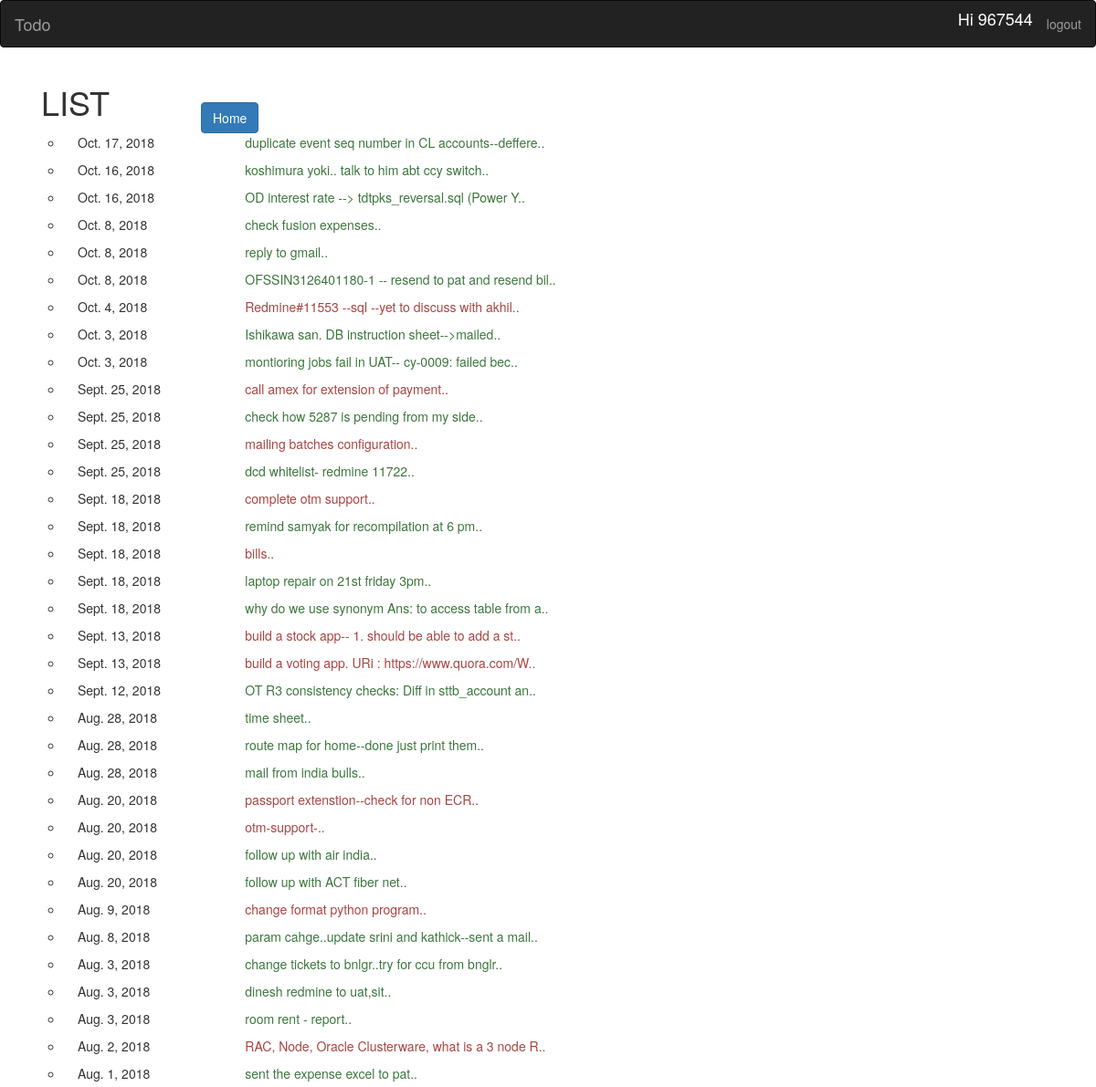
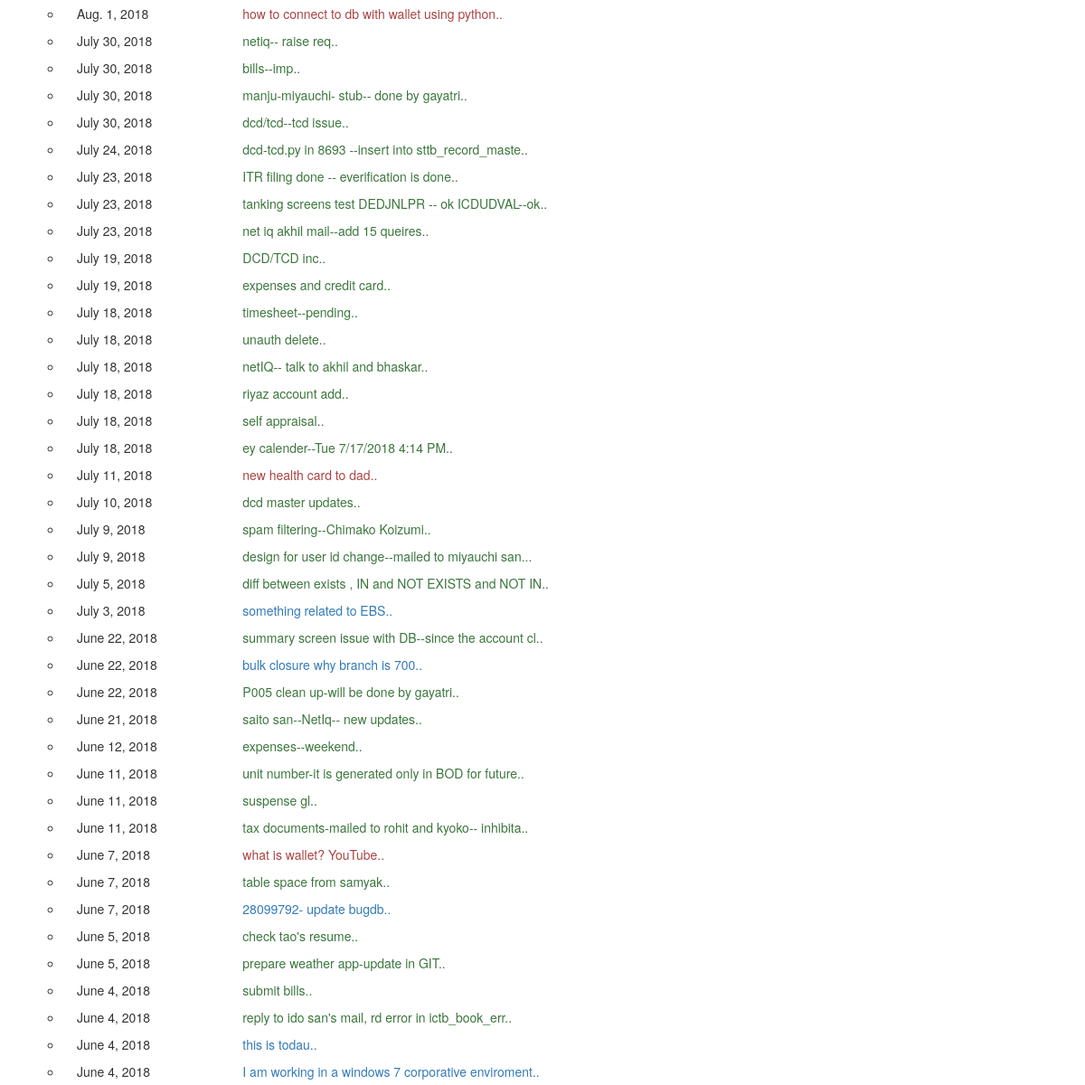
The page /todo/list/ (signed in, upper part) on the database as committed earlier (2 pictures, top to bottom).
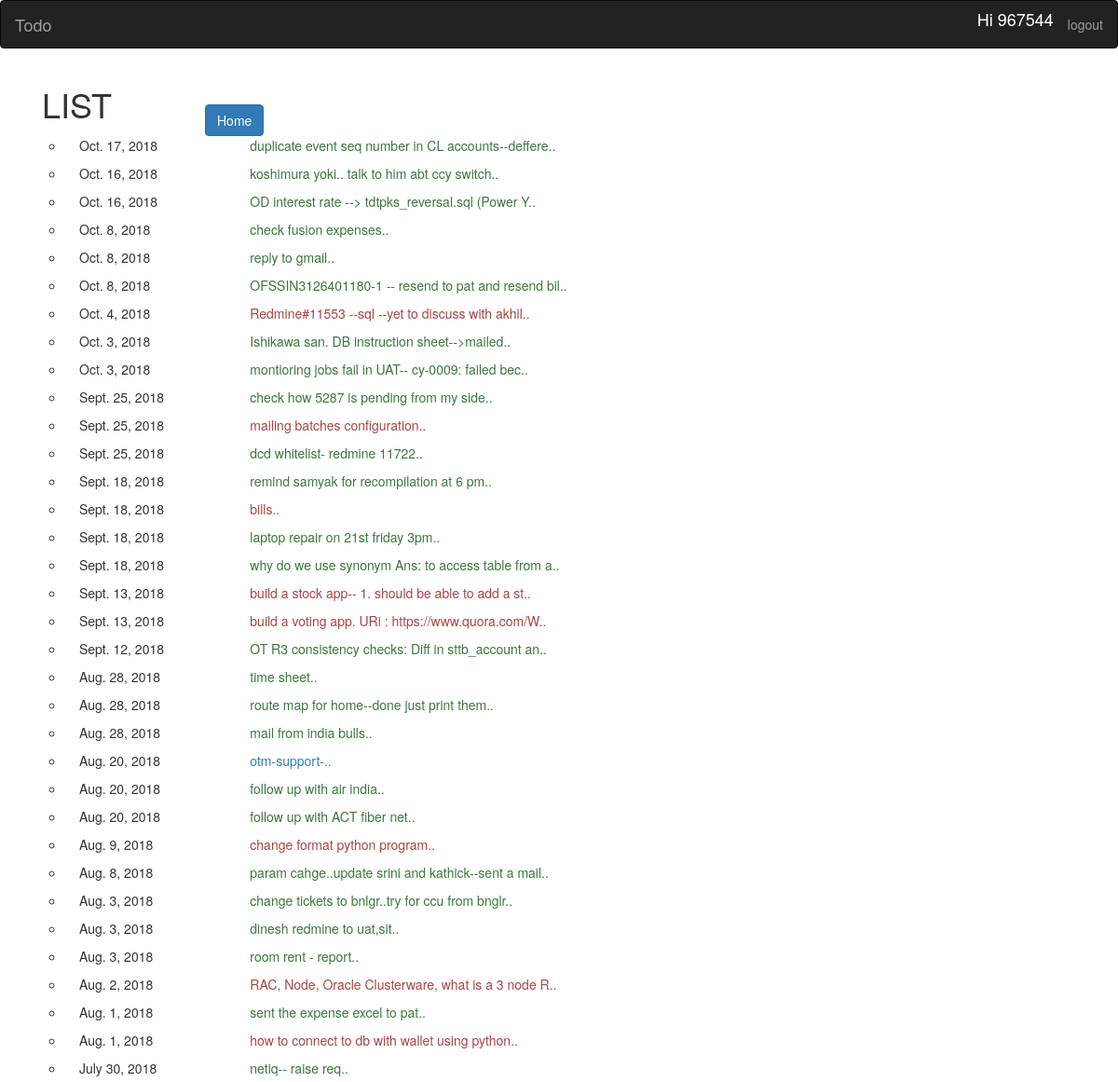
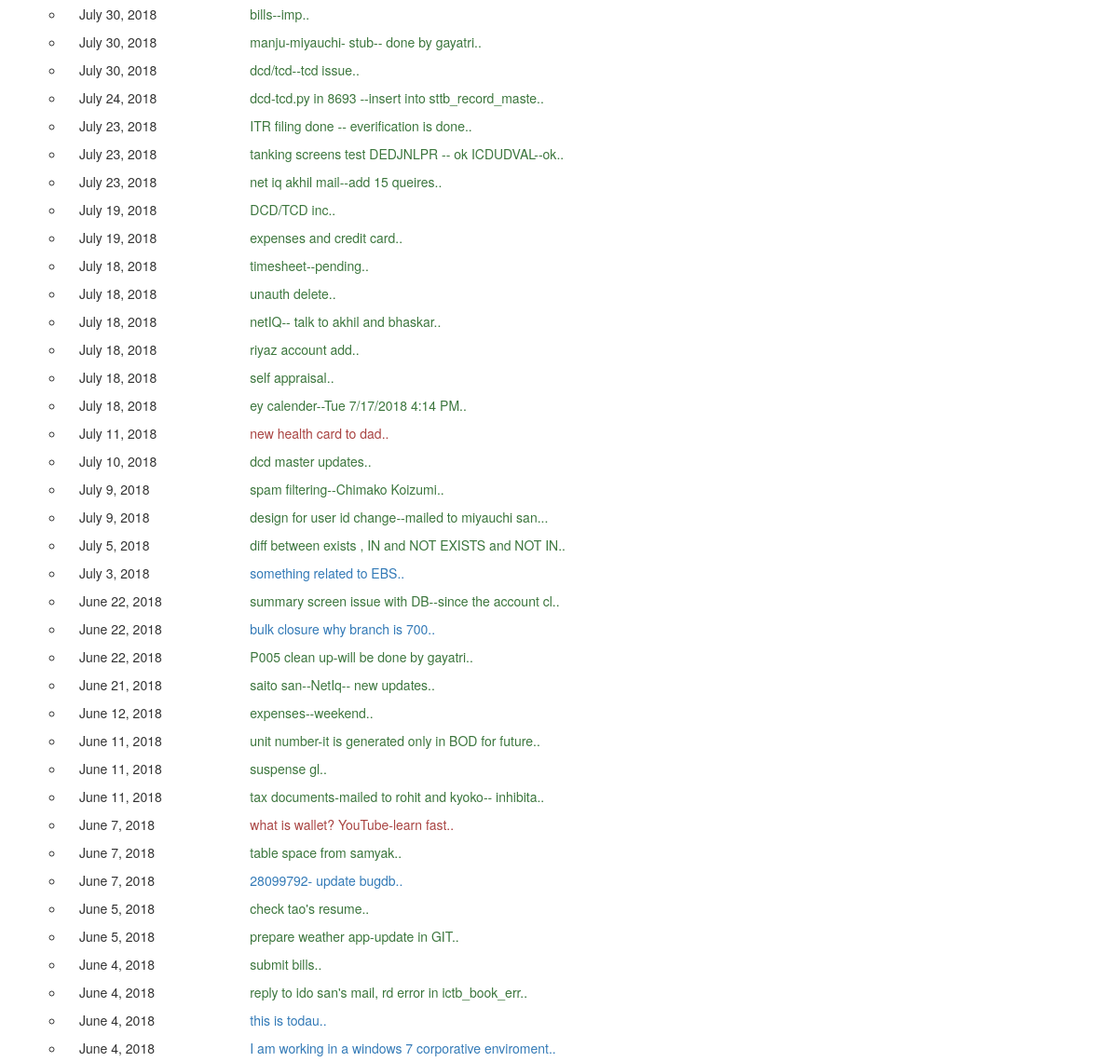
The same page on the database as committed later (2 pictures, top to bottom).
### Todoapp/models.py (models this page shows, shortened)
class Todomodel(models.Model):
	CHOICES_STATUS = (('1', 'Pending',), ('2', 'Done',),('3','Not Required'),('4','Delete'))
	date = models.DateField(default = date.today()) #date.today()
	description = models.TextField(max_length = 500,blank=False)
	status = models.CharField(choices=CHOICES_STATUS,max_length=10,default='Pending')
	employee_num = models.ForeignKey(User,on_delete=models.CASCADE)

### Todoapp/views.py (the view)
# urls.py: url(r'list/',views.list,name = 'list'),
def list(request):
	list = Todomodel.objects.filter(employee_num = request.user).order_by('-date')
	return render(request,'Todoapp/list.html',{'list':list})

### Todoapp/templates/Todoapp/list.html (shortened to what this page needs)
{%extends 'base.html'%}
{%block body%}
<div class = 'col-sm-2'>
<h1>LIST</h1>
</div>
<form action = "{%url 'todoapp:register'%}">
	<button class="btn btn-primary">Home</button><br>
</form>
 {%for item in list%}
	<ul>
	<li type='circle'>
		{% if item.status == '1' %}
			<div class ='col-sm-2'> {{item.date}} </div>
			<div class = 'col-sm-10'><span class="pull-left">
				<a class = "text-danger" href="{%url 'todoapp:edit' item.pk%}">{{item.description|slice:":50" }}..</a><br></span>
			</div>
		{% elif item.status == '2' %}
			<div class ='col-sm-2'>{{item.date}}</div>
			<div class = 'col-sm-10'><span class="pull-left">
			<a class = "text-success" href="{%url 'todoapp:edit' item.pk%}">{{item.description|slice:":50" }}..</a><br></span>
			</div>
		{% elif item.status == '3' %}
			<div class ='col-sm-2'>{{item.date}}</div>
			<div class = 'col-sm-10'><span class="pull-left">
			<a class = "text-secondary" href="{%url 'todoapp:edit' item.pk%}">{{item.description|slice:":50"}}..</a><br></span></div>
		{% endif %}
	</li>
    </ul>
 {%endfor%}
{% endblock %}

Rows that differ between the two databases and show on the page:
removed Todomodel: date "Sept. 25, 2018", description "call amex for extension of payment"
removed Todomodel: date "Sept. 18, 2018", description "complete otm support"
removed Todomodel: date "Aug. 20, 2018", description "passport extenstion--check for non ECR"
changed Todomodel "otm-support-": status "1" → "3" (drawn)
changed Todomodel: description "what is wallet? YouTube" → "what is wallet? YouTube-learn fast"
